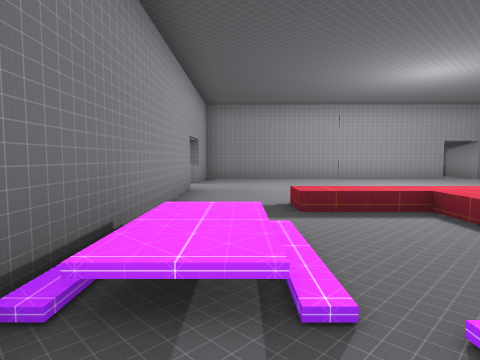
view 1 (above)

16 first-person views from a walk through a level from a Godot 3-D game. The camera is 1.5 m above the floor, tilts 4° down and sees 75° across. The floor is counted in squares, 2 m on a side. Each view is taken from the middle of a square. On the plan, view 1 faces up. The plan holds only what a view shows up to about 10 squares ahead; the rest is blank. The place goes on beyond the plan. Some surface patterns are stand-ins.

view 2
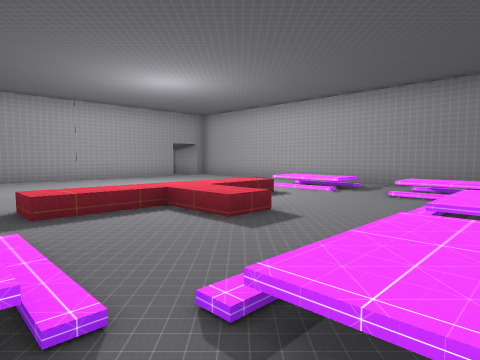

view 3
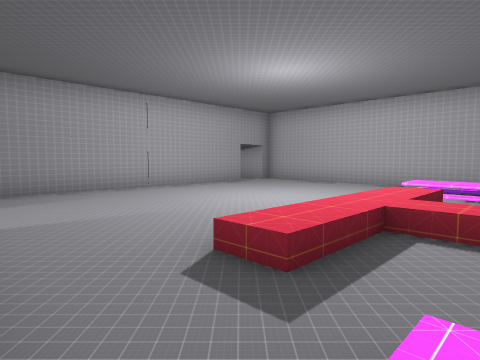

view 4
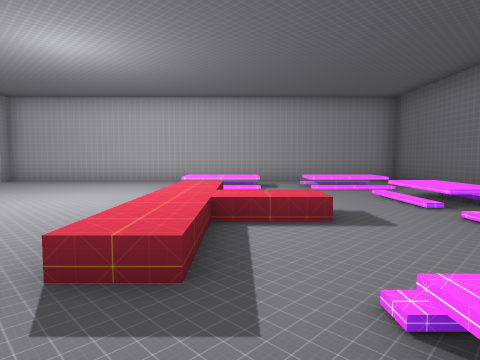

view 5
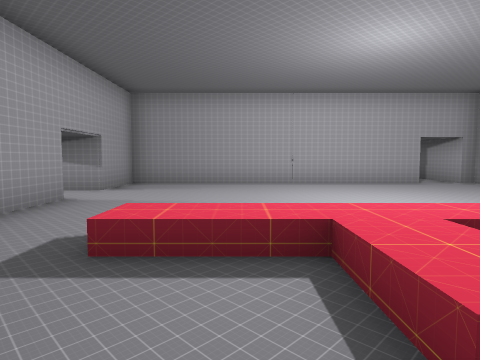

view 6
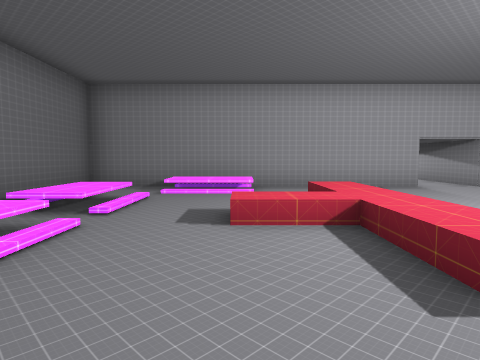

view 7
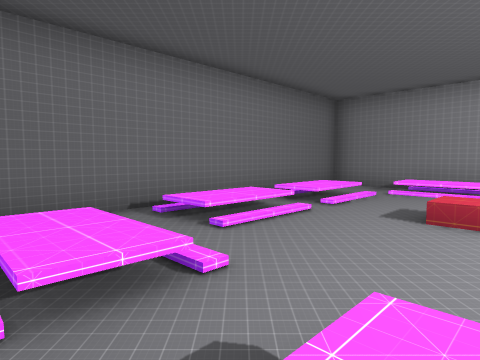

view 8
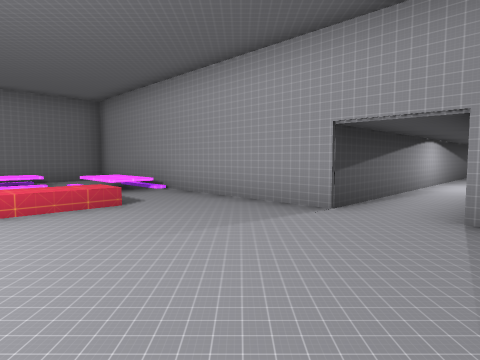

view 9
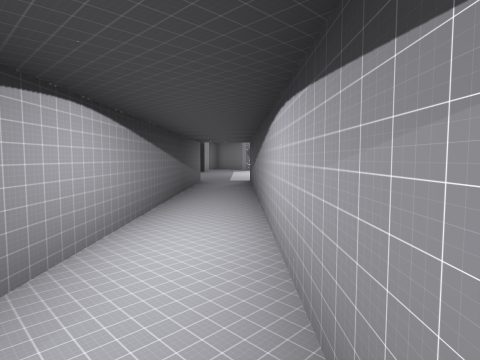

view 10
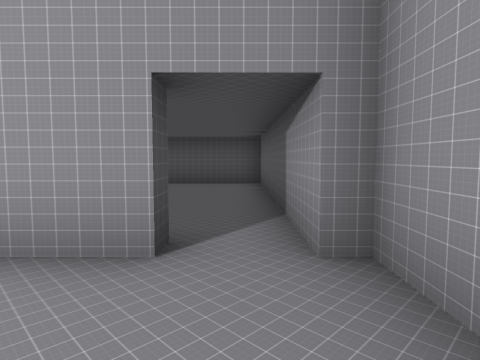

view 11
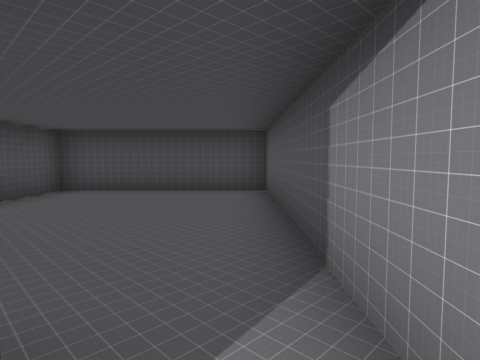

view 12
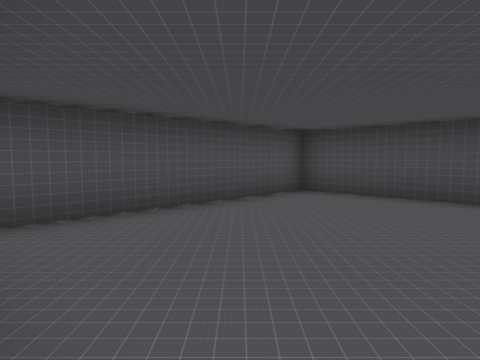

view 13
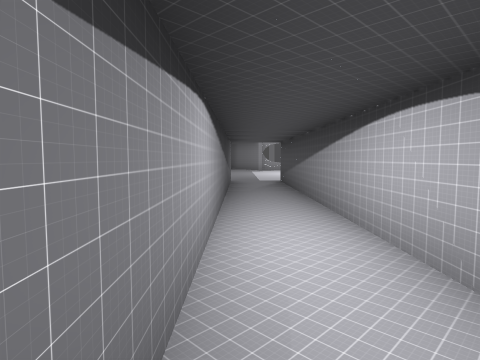

view 14
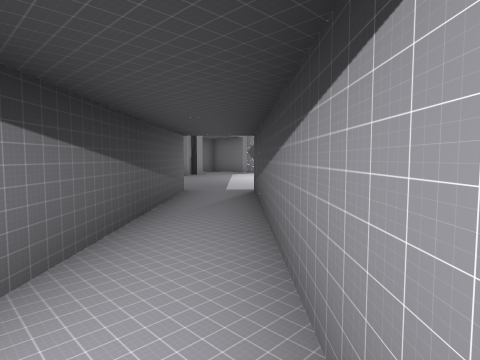

view 15
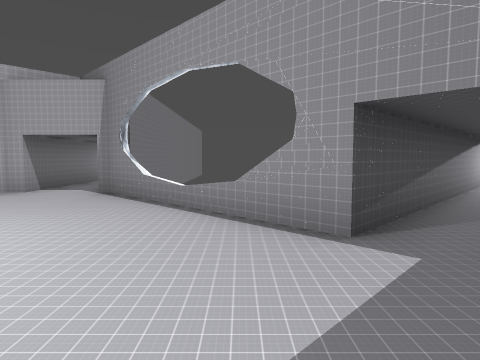

view 16
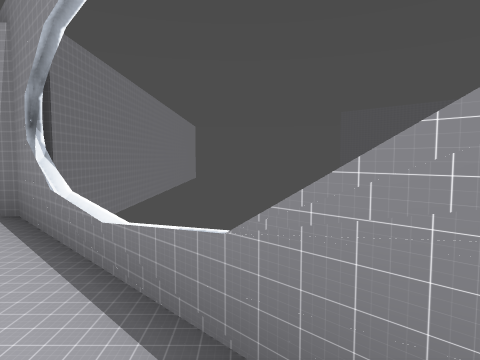

### Floor plan
Key: @ floor where view 1 was taken; # wall or solid block; . main floor; : floor 0.25 m higher than the main floor; / step, stairs or slope; = window, fence, low wall or low ledge; ^ raised ledge; O other object.
Columns run from 17 left of view 1 to 9 right of it. Each row starts with its distance up from view 1.
 19    ##  #            #######
 18   ##. ##            #.....#
 17  ##..##             #.....#
 16  ...##              #.....#
 15  ..##               #.....#
 14  ..#                #.....#
 13  ..=                #.....#
 12 ...=           ##########.#
 11 ...=           #..........#
 10 ...#############..........#
  9 ..........................#
  8 ..........................#
  7    #############..........#
  6                #..........#
  5                #..^^^^^.O/#
  4                #....O...O/#
  3                #:O..O.....#
  2                #:O......O/#
  1                #..O//OO.O/#
  0                #.@OO/OO...#
 -1                ############

Where each view was taken, in squares from view 1:
view 1: 0 up, 0 right, facing up
view 2: 0 up, 0 right, facing up-right
view 3: 3 up, 1 left, facing up-right
view 4: 4 up, 1 left, facing right
view 5: 2 up, 2 right, facing up
view 6: 3 up, 7 right, facing left
view 7: 4 up, 8 right, facing down-left
view 8: 10 up, 3 right, facing down-left
view 9: 9 up, 4 left, facing left
view 10: 9 up, 8 right, facing up
view 11: 11 up, 8 right, facing up
view 12: 12 up, 8 right, facing up-left
view 13: 8 up, 4 left, facing left
view 14: 9 up, 7 left, facing left
view 15: 8 up, 17 left, facing up-right
view 16: 10 up, 15 left, facing up-right
